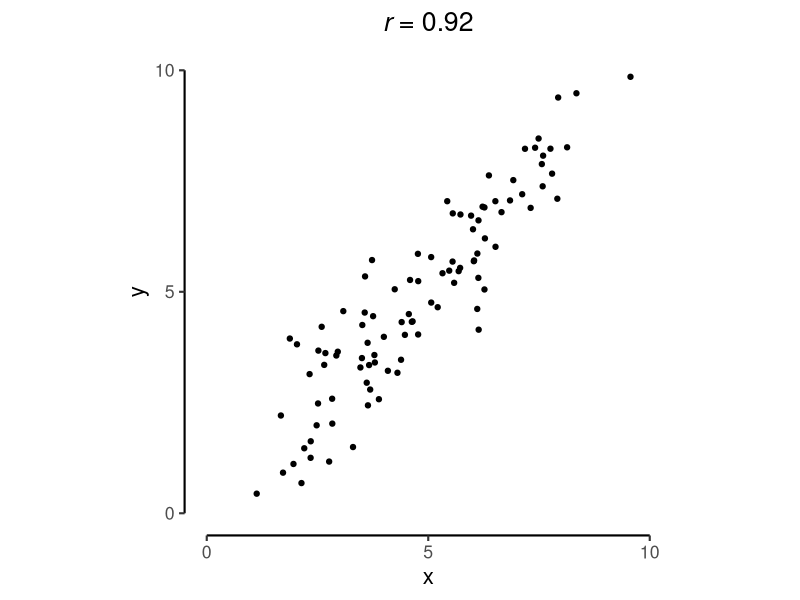
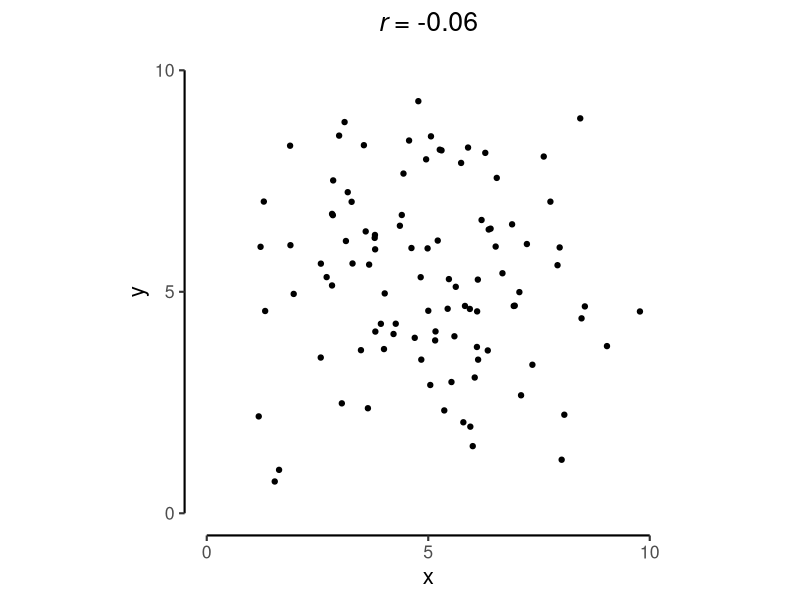
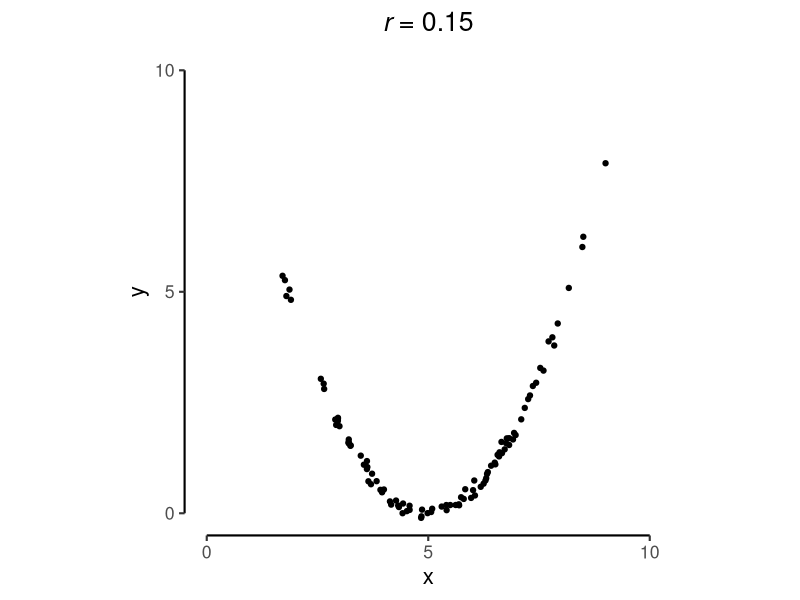
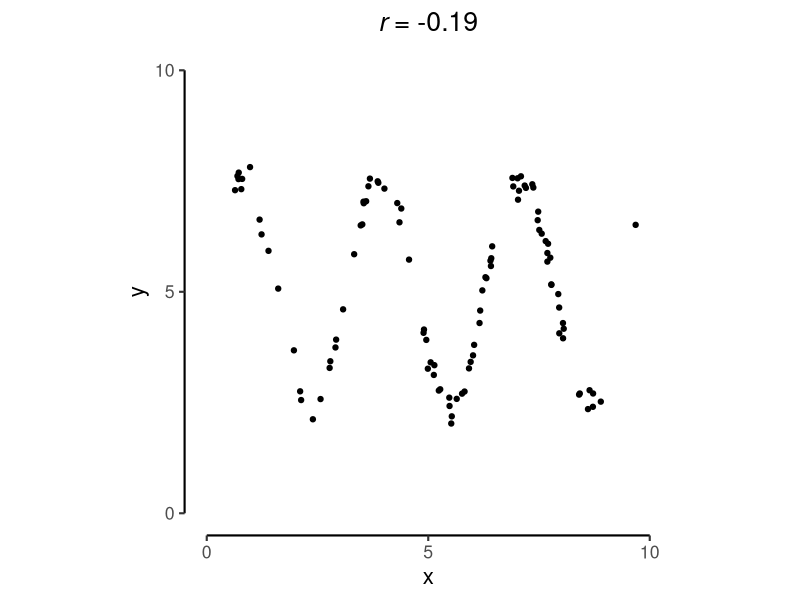
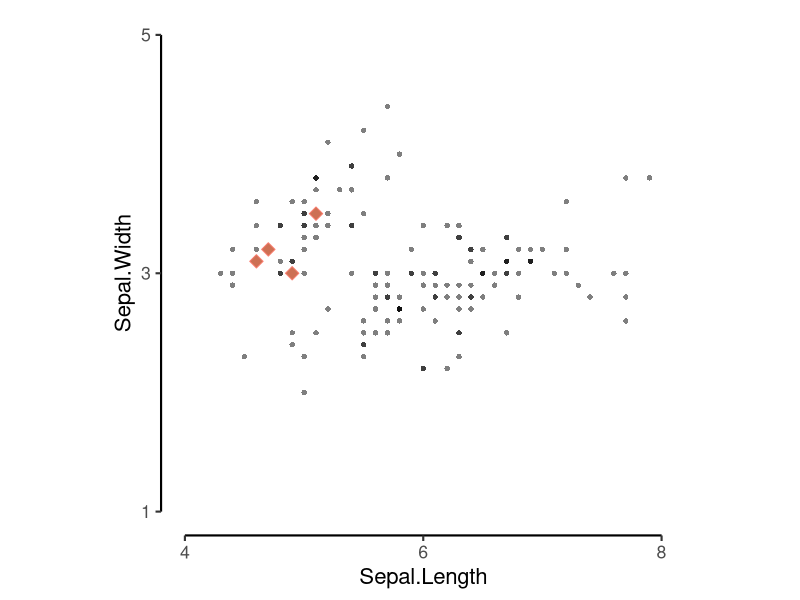
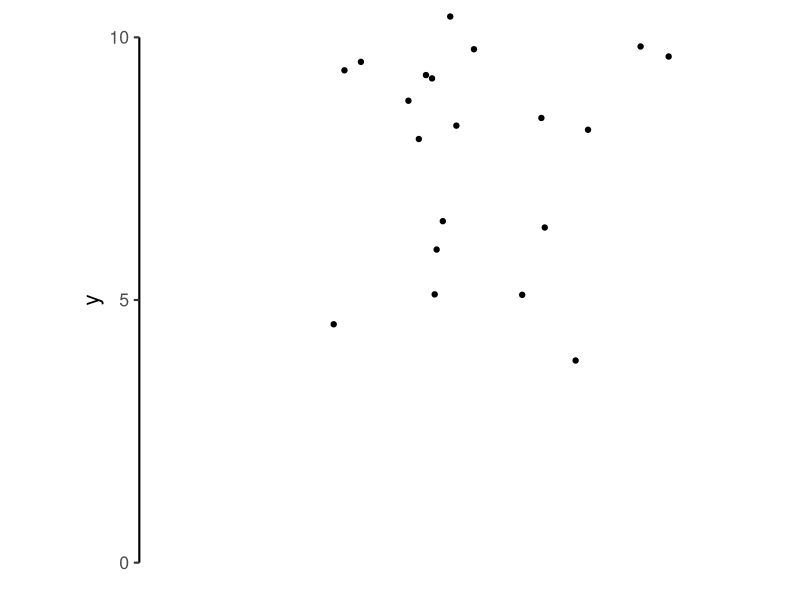
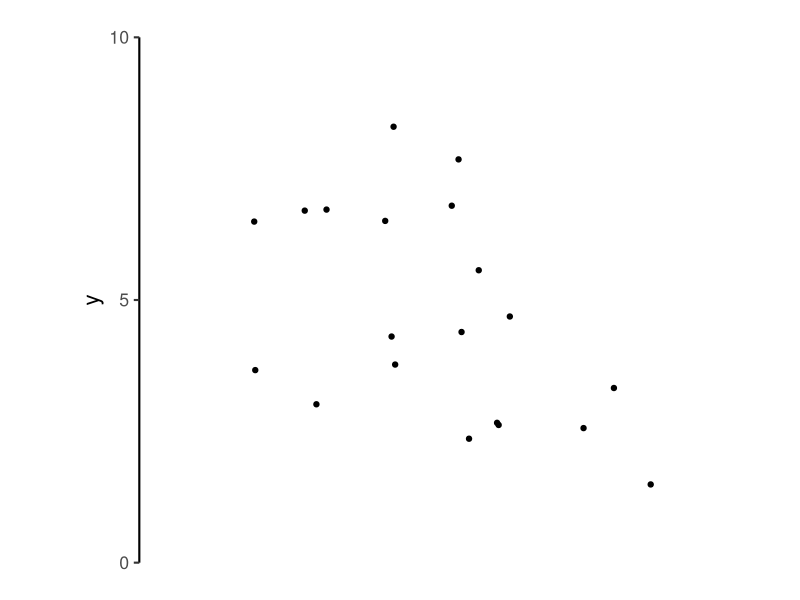
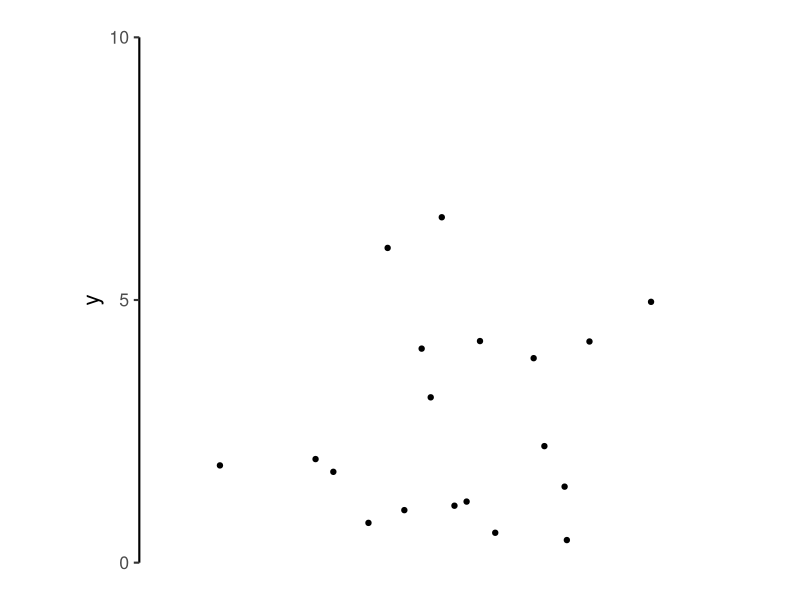

Here is the R script that generated these plots, in order:
## ---- chunk 1
#| echo: false
library(tidyverse)
## ---- chunk 2
#| echo: false
#| fig-width: 3
#| fig-height: 4
#| fig-align: center
#| layout-ncol: 4
n <- 100

d1 <- data.frame(x = runif(n, 2, 8) + rnorm(n, 0, 1)) |>
  mutate(y = x + rnorm(n, 0, 1))
d2 <- data.frame(x = runif(n, 2, 8) + rnorm(n, 0, 1)) |>
  mutate(y = runif(n, 2, 8) + rnorm(n, 0, 1))
d3 <- data.frame(x = runif(n, 2, 8) + rnorm(n, 0, 1)) |>
  mutate(y = .5* (x - 5)^2  + rnorm(n, 0, .1))
d4 <- data.frame(x = runif(n, 1, 9) + rnorm(n, 0, .5)) |>
  mutate(y = 2.5 * sin(2 * x) + 5 + rnorm(n, 0, .2))

sctplt <- function(df) {
  r <- cor(df$x, df$y)
  
  df |>
    ggplot(aes(x = x, y = y)) +
    geom_point() +
    scale_x_continuous(breaks = c(0, 5, 10), labels = c(0, 5, 10)) +
    scale_y_continuous(breaks = c(0, 5, 10), labels = c(0, 5, 10)) +
    coord_cartesian(xlim = c(0, 10), ylim = c(0, 10)) +
    guides(y = guide_axis(cap = "both"), x = guide_axis(cap = "both")) +
    labs(title = paste("*r* =", round(r, 2))) +
    theme_classic(base_size = 16) +
    theme(aspect.ratio = 1,
          plot.title = ggtext::element_markdown(hjust = .5))
}

sctplt(d1)
sctplt(d2)
sctplt(d3)
sctplt(d4)
## ---- chunk 3
iris_small <- iris |>
  select(Sepal.Length, Sepal.Width) |>
  head(4)
iris_small
## ---- chunk 4
x_bar <- mean(iris_small$Sepal.Length)
x_sd <- sd(iris_small$Sepal.Length)

y_bar <- mean(iris_small$Sepal.Width)
y_sd <- sd(iris_small$Sepal.Width)

paste(x_bar, x_sd, y_bar, y_sd, sep = ", ")
## ---- chunk 5
iris_small <- iris_small |>
  mutate(sq_diff_x = Sepal.Length - x_bar,
         sq_diff_y = Sepal.Width - y_bar,
         product = sq_diff_x * sq_diff_y)
iris_small
## ---- chunk 6
sum(iris_small$product) /
  ((nrow(iris_small) - 1) * x_sd * y_sd)
## ---- chunk 7
iris_small <- iris |>
  select(Sepal.Length, Sepal.Width) |>
  head(4)
iris_small
## ---- chunk 8
cor(iris_small$Sepal.Length, 
    iris_small$Sepal.Width)
## ---- chunk 9
#| echo: false
#| fig-width: 5
#| fig-height: 4
#| fig-align: center
iris |>
  ggplot(aes(x = Sepal.Length, y = Sepal.Width)) +
  geom_point(alpha = .5, shape = 16) +
  geom_point(data = head(iris, 4), fill = "salmon3", color = "salmon", size = 3.3, shape = 23) +
  scale_x_continuous(breaks = c(4, 6, 8), labels = c(4, 6, 8)) +
  scale_y_continuous(breaks = c(1, 3, 5), labels = c(1, 3, 5)) +
  coord_cartesian(xlim = c(4, 8), ylim = c(1, 5)) +
  guides(y = guide_axis(cap = "both"), x = guide_axis(cap = "both")) +
  theme_classic(base_size = 16) +
  theme(aspect.ratio = 1)
## ---- chunk 10
cor(iris$Sepal.Length, iris$Sepal.Width)
## ---- chunk 11
#| echo: false
#| fig-width: 3
#| fig-height: 3
#| fig-align: center
#| layout-ncol: 3
n <- 20

d1 <- data.frame(x = runif(n, 2, 8) + rnorm(n, 0, 1)) |>
  mutate(y = runif(n, 2, 8) + 2 + rnorm(n, 0, 1))
d2 <- data.frame(x = runif(n, 2, 8) + rnorm(n, 0, 1)) |>
  mutate(y = runif(n, 2, 8) + rnorm(n, 0, 1))
d3 <- data.frame(x = runif(n, 2, 8) + rnorm(n, 0, 1)) |>
  mutate(y = runif(n, 2, 8) + -2 + rnorm(n, 0, 1))

sctplt_mean <- function(df) {
  df |>
    ggplot(aes(x = x, y = y)) +
    geom_point() +
    scale_x_continuous(breaks = NULL) +
    scale_y_continuous(breaks = c(0, 5, 10), labels = c(0, 5, 10)) +
    coord_cartesian(xlim = c(0, 10), ylim = c(0, 10)) +
    guides(y = guide_axis(cap = "both"), x = "none") +
    labs(x = NULL) +
    theme_classic(base_size = 16) +
    theme(aspect.ratio = 1)
}

sctplt_mean(d1)
sctplt_mean(d2)
sctplt_mean(d3)
## ---- chunk 12
#| echo: false
#| fig-width: 3
#| fig-height: 3
#| fig-align: center
#| layout-ncol: 3

sctplt_mean(d1) +
  geom_hline(aes(yintercept = mean(y)), color = "salmon") +
  geom_point()
sctplt_mean(d2) +
  geom_hline(aes(yintercept = mean(y)), color = "salmon") +
  geom_point()
sctplt_mean(d3) +
  geom_hline(aes(yintercept = mean(y)), color = "salmon") +
  geom_point()
## ---- chunk 13
#| echo: false
#| fig-width: 3
#| fig-height: 3
#| fig-align: center
#| layout-ncol: 3

sctplt_mean(d1) +
  geom_hline(aes(yintercept = mean(y)), color = "salmon") +
  geom_segment(aes(y = y, yend = mean(y)), color = "salmon", linetype = "dashed") +
  geom_point()
sctplt_mean(d2) +
  geom_hline(aes(yintercept = mean(y)), color = "salmon") +
  geom_segment(aes(y = y, yend = mean(y)), color = "salmon", linetype = "dashed") +
  geom_point()
sctplt_mean(d3) +
  geom_hline(aes(yintercept = mean(y)), color = "salmon") +
  geom_segment(aes(y = y, yend = mean(y)), color = "salmon", linetype = "dashed") +
  geom_point()
## ---- chunk 14
#| echo: false
#| fig-width: 3
#| fig-height: 3
#| fig-align: center
#| layout-ncol: 3

sctplt_mean(d1) +
  geom_hline(aes(yintercept = mean(y)), color = "salmon") +
  geom_segment(aes(y = y, yend = mean(y)), color = "salmon", linetype = "dashed") +
  geom_point()
sctplt_mean(d2) +
  geom_hline(aes(yintercept = mean(y)), color = "salmon") +
  geom_segment(aes(y = y, yend = mean(y)), color = "salmon", linetype = "dashed") +
  geom_point()
sctplt_mean(d3) +
  geom_hline(aes(yintercept = mean(y)), color = "salmon") +
  geom_segment(aes(y = y, yend = mean(y)), color = "salmon", linetype = "dashed") +
  geom_point()
## ---- chunk 15
#| echo: false
#| fig-width: 5
#| fig-height: 4
#| fig-align: center
n <- 30

d1 <- data.frame(x = runif(n, 2, 8) + rnorm(n, 0, 1)) |>
  mutate(y = x + rnorm(n, 0, 1))

sctplt_reg <- function(df) {
  df |>
    ggplot(aes(x = x, y = y)) +
    geom_point() +
    scale_x_continuous(breaks = c(0, 5, 10), labels = c(0, 5, 10)) +
    scale_y_continuous(breaks = c(0, 5, 10), labels = c(0, 5, 10)) +
    coord_cartesian(xlim = c(0, 10), ylim = c(0, 10)) +
    guides(y = guide_axis(cap = "both"), x = guide_axis(cap = "both")) +
    theme_classic(base_size = 16) +
    theme(aspect.ratio = 1,
          plot.title = ggtext::element_markdown(hjust = .5))
}

sctplt_reg(d1)
## ---- chunk 16
#| echo: false
#| fig-width: 5
#| fig-height: 4
#| fig-align: center
sctplt_reg(d1)  +
  geom_segment(aes(x = 0, xend = 10, y = mean(x)), color = "salmon") +
  geom_segment(aes(x = 0, xend = 10, y = 0, yend = 10), color = "salmon") +
  geom_segment(aes(x = 0, xend = 10, y = 2, yend = 8), color = "salmon") +
  geom_segment(aes(x = 0, xend = 10, y = 5, yend = 7), color = "salmon") +
  geom_point()
## ---- chunk 17
#| echo: false
#| fig-width: 5
#| fig-height: 4
#| fig-align: center
library(palmerpenguins)

penguins |>
  ggplot(aes(y = body_mass_g, x = 0)) +
  geom_jitter() +
  scale_x_continuous(breaks = NULL) +
  scale_y_continuous(breaks = c(2000, 4500, 7000)) +
  coord_cartesian(ylim = c(2000, 7000)) +
  guides(y = guide_axis(cap = "both"), x = "none") +
  labs(x = NULL) +
  theme_classic(base_size = 16) +
  theme(aspect.ratio = 1)
## ---- chunk 18
#| echo: false
#| fig-width: 5
#| fig-height: 4
#| fig-align: center
penguins |>
  ggplot(aes(y = body_mass_g, x = 0)) +
  geom_jitter() +
  geom_hline(aes(yintercept = mean(body_mass_g, na.rm=T)),
             color = "seagreen3", linewidth = 1.5) +
  stat_summary(aes(x = .52, y = mean(body_mass_g, na.rm=T),
                   label = mean(body_mass_g, na.rm=T) |> round(1)), geom = "text",
               fun = mean, vjust = -.45, color = "seagreen3", size = 6) +
  scale_x_continuous(breaks = NULL) +
  scale_y_continuous(breaks = c(2000, 4500, 7000)) +
  coord_cartesian(ylim = c(2000, 7000), clip = "off") +
  guides(y = guide_axis(cap = "both"), x = "none") +
  labs(x = NULL) +
  theme_classic(base_size = 16) +
  theme(aspect.ratio = 1)
## ---- chunk 19
#| echo: false
#| fig-width: 5
#| fig-height: 4
#| fig-align: center
penguins |>
  ggplot(aes(y = body_mass_g, x = flipper_length_mm)) +
  geom_hline(aes(yintercept = mean(body_mass_g, na.rm=T)),
             color = "seagreen3", linewidth = 1.5) +
  geom_point() +
  scale_x_continuous(breaks = c(170, 210, 250)) +
  scale_y_continuous(breaks = c(2000, 4500, 7000)) +
  coord_cartesian(ylim = c(2000, 7000), xlim = c(170, 250), clip = "off") +
  guides(y = guide_axis(cap = "both"), x = guide_axis(cap = "both")) +
  theme_classic(base_size = 16) +
  theme(aspect.ratio = 1)
## ---- chunk 20
penguins_m0 <- lm(body_mass_g ~ 1, data = penguins)
summary(penguins_m0)
## ---- chunk 21
penguins_m1 <- lm(body_mass_g ~ flipper_length_mm, data = penguins)
summary(penguins_m1)
## ---- chunk 22
summary(penguins_m1)
## ---- chunk 23
summary(penguins_m1)$coefficients

summary(penguins_m1)$r.squared

summary(penguins_m1)$adj.r.squared
## ---- chunk 24
predict(penguins_m1, newdata = data.frame(flipper_length_mm = seq(170, 240, 1)))
## ---- chunk 25
predicted_data <- data.frame(flipper_length_mm = seq(170, 240, 1)) |>
  mutate(predicted_body_mass = predict(penguins_m1, newdata = data.frame(flipper_length_mm)))
## ---- chunk 26
#| echo: false
#| fig-width: 5
#| fig-height: 4
#| fig-align: center
penguins |>
  ggplot(aes(y = body_mass_g, x = flipper_length_mm)) +
  geom_hline(aes(yintercept = mean(body_mass_g, na.rm=T)),
             color = "seagreen3", linewidth = 1.5, alpha = .33,
             linetype = "dashed") +
  geom_point() +
    geom_line(data = predicted_data,
            aes(x = flipper_length_mm, y = predicted_body_mass),
            color = "seagreen3", linewidth = 1.5) +
  scale_x_continuous(breaks = c(170, 210, 250)) +
  scale_y_continuous(breaks = c(2000, 4500, 7000)) +
  coord_cartesian(ylim = c(2000, 7000), xlim = c(170, 250), clip = "off") +
  guides(y = guide_axis(cap = "both"), x = guide_axis(cap = "both")) +
  theme_classic(base_size = 16) +
  theme(aspect.ratio = 1)
## ---- chunk 27
penguins_m2 <- lm(body_mass_g ~ flipper_length_mm + bill_length_mm, data = penguins)
summary(penguins_m2)
